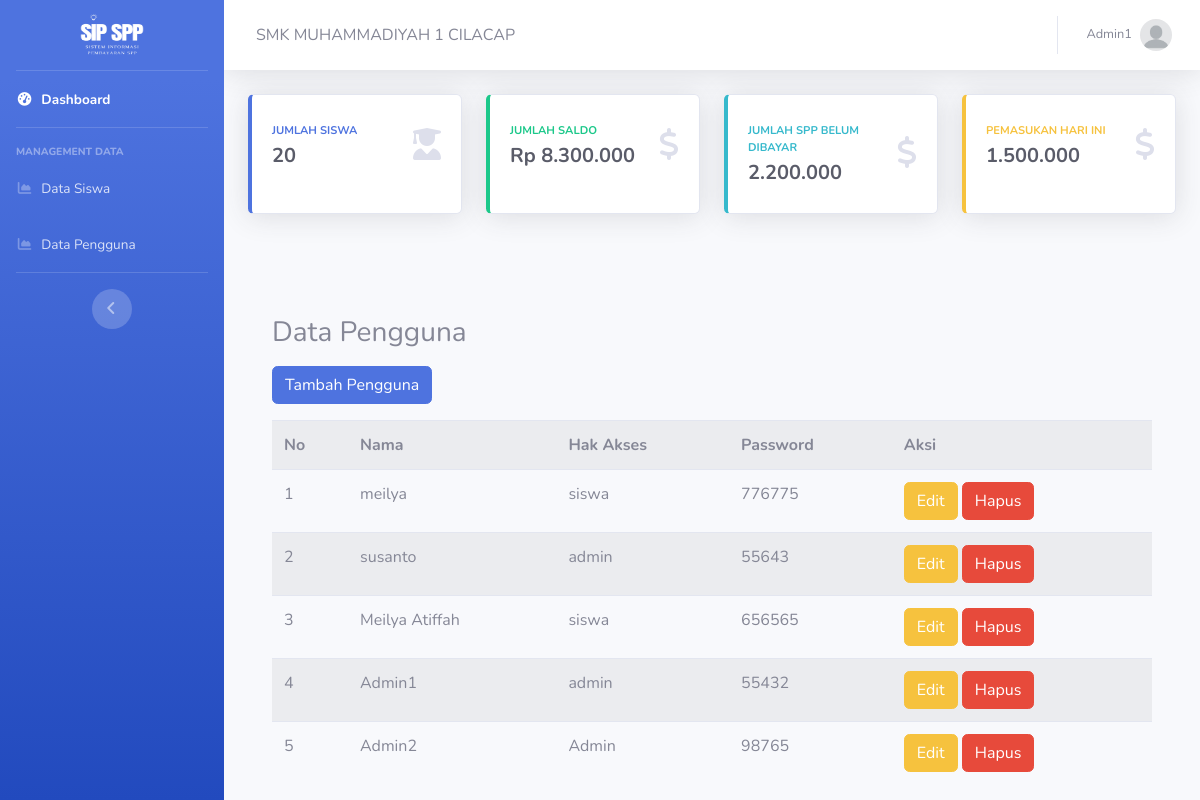
/views/pengguna/index.php, run on the app's committed database.
### tables this page shows
CREATE TABLE `pengguna` (
  `id_pengguna` int NOT NULL,
  `nama_pengguna` varchar(50) NOT NULL,
  `hak_akses` varchar(10) NOT NULL,
  `password` varchar(20) NOT NULL
);

### controllers/PenggunaController.php (called while the page is built, shortened)
<?php
include_once '../../models/Pengguna.php';
class PenggunaController
{
    private $model;
    public function __construct($db)
    {
        $this->model = new Pengguna($db);
    }
    public function getAllPengguna()
    {
        return $this->model->getAllPengguna();
    }
}

### models/Pengguna.php (called while the page is built, shortened)
<?php
class Pengguna
{
    private $koneksi;
    public function __construct($db)
    {
        $this->koneksi = $db;
    }
    public function getAllPengguna()
    {
        $query = "SELECT * FROM pengguna";
        $result = mysqli_query($this->koneksi, $query);
        return $result;
    }
}

### views/pengguna/index.php (the view, shortened to what this page needs)
<?php
include_once '../../config.php';
include_once '../../controllers/PenggunaController.php';
require '../../index.php';
$database=new database;
$db = $database->getKoneksi();
$penggunaController = new penggunaController($db);
$pengguna= $penggunaController->getAllPengguna();
?>
<div class = "px-5">
<h3>Data Pengguna</h3>
<a class="btn btn-primary mb-3 mt-2" href="tambahPengguna">Tambah Pengguna</a>
<table class="table table-striped" style="width:100%">
<tr>
    <th>No</th>
    <th>Nama</th>
    <th>Hak Akses</th>
    <th>Password</th>
    <th>Aksi</th>
</tr>
<?php
$no=1;
foreach($pengguna as $x)
{
    ?>
    <tr>
        <td><?php echo$no++ ?></td>
        <td><?php echo$x ['nama_pengguna'] ?></td>
        <td><?php echo$x ['hak_akses'] ?></td>
        <td><?php echo$x ['password'] ?></td>
        <td>
            <a class="btn btn-warning" href="editPengguna?id_pengguna=<?php echo $x['id_pengguna']; ?>">Edit</a>
            <a class="btn btn-danger" href="hapusPengguna?id_pengguna=<?php echo $x['id_pengguna']; ?>"onclick="return confirm('Apakah yakin akan menghapus..?')">Hapus</a>
        </td>
    </tr>
    <?php
}
?>
</table>
</div>

### data on the page
pengguna: nama_pengguna "meilya", hak_akses "siswa", password "776775"
pengguna: nama_pengguna "susanto", hak_akses "admin", password "55643"
pengguna: nama_pengguna "Meilya Atiffah", hak_akses "siswa", password "656565"
pengguna: nama_pengguna "Admin1", hak_akses "admin", password "55432"
pengguna: nama_pengguna "Admin2", hak_akses "Admin", password "98765"
